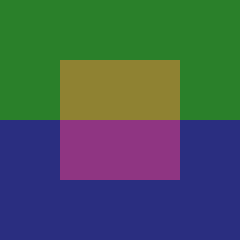
#> input picture Image_simulation/SimulationMask.png, 40 x 40 px, found by its file name (shown 6 times larger)
$ jupyter execute --allow-errors '0. Image simulation.ipynb'   (shell and % lines are left out)
#> lines starting #> are read from the running program, lines starting #| are printed output that depends on the picture; after the words box and inside, x2 and y2 are one past the last pixel; in counts of white or black regions, pixels touching at a corner belong together
## Description
In this notebook, I use an image (manually generated in GIMP) to generate a simulated MSI dataset with overlapping isotopic envelopes.
I'll create two images, one with lipids and one with synthetic polymers (spectra generated in IsoSpec).
Each image also has a certain level of noise signal - random peaks, as well as contaminant molecules.

Simulation steps:
1. Generate reference spectra for different regions of the image using manually selected proportions
2. For each pixel, distort the reference proportions of the spectra (depending on the corresponding region); Distort each spectrum by sampling from the multinomial process with the number of molecules given by the corresponding distorted proportion; Combine the distorted spectra; Add a handful of noise peaks amounting for 5% of the total signal to simulate contaminants; Apply a Gaussian filter to the spectra to lower the resolution; Apply a Gaussian distortion to each intensity measurement to simulate electronic noise; Centroid the spectra.

The result is stored in imzML files.

## Module & data imports

[cell 1]
import imageio
import numpy as np
import numpy.random as rd
from masserstein import Spectrum, estimate_proportions
from matplotlib import pyplot as plt
from pyimzml.ImzMLWriter import ImzMLWriter

[cell 2]
mask = imageio.imread('SimulationMask.png')
#> mask is the input picture: shape (40, 40, 4); mean R, G, B, A 67.2, 88.1, 86.2, 255

[cell 3]
plt.figure()
plt.title('The reference image')
plt.imshow(mask)
plt.tight_layout()
plt.show()

[cell 4]
np.unique(mask[:,:,1])
#> Out = [46, 53, 128, 130]

[cell 5]
region1 = mask[:,:,1] == 128
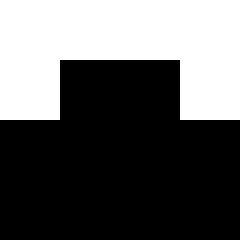
#> region1: shape (40, 40) bool (shown 6 times larger); 37.5% white; 1 white region, box (x1, y1, x2, y2) and area: (0, 0, 40, 20) 600
region2 = mask[:,:,1] == 130
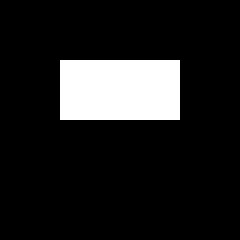
#> region2: shape (40, 40) bool (shown 6 times larger); 12.5% white; 1 white region, box (x1, y1, x2, y2) and area: (10, 10, 30, 20) 200
region3 = mask[:,:,1] == 46
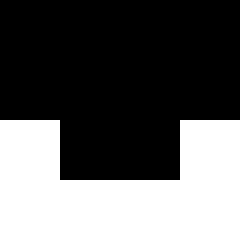
#> region3: shape (40, 40) bool (shown 6 times larger); 37.5% white; 1 white region, box (x1, y1, x2, y2) and area: (0, 20, 40, 40) 600
region4 = mask[:,:,1] == 53
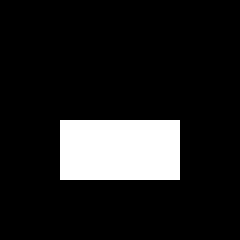
#> region4: shape (40, 40) bool (shown 6 times larger); 12.5% white; 1 white region, box (x1, y1, x2, y2) and area: (10, 20, 30, 30) 200

[cell 6]
region_mapping = np.zeros(mask.shape[:2], dtype='int')
for reg_id, reg_value in enumerate([0, 128, 130, 46, 53]):
    region_mapping[mask[:,:,1] == reg_value] = reg_id

[cell 7]
plt.figure(figsize=(6,3))
plt.subplot(141)
plt.title('Region 1')
plt.imshow(region1)
plt.subplot(142)
plt.title('Region 2')
plt.imshow(region2)
plt.subplot(143)
plt.title('Region 3')
plt.imshow(region3)
plt.subplot(144)
plt.title('Region 4')
plt.imshow(region4)
plt.tight_layout()
plt.show()

[cell 8]
plt.figure()
plt.imshow(region_mapping)
plt.show()
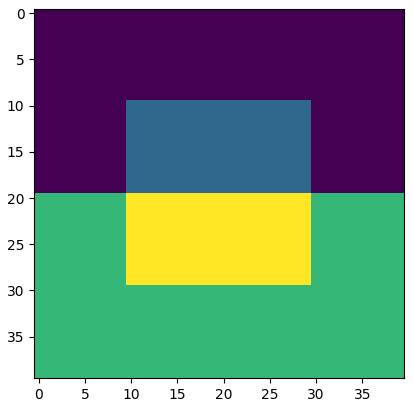
#> figure drawn by matplotlib, 1 panel
